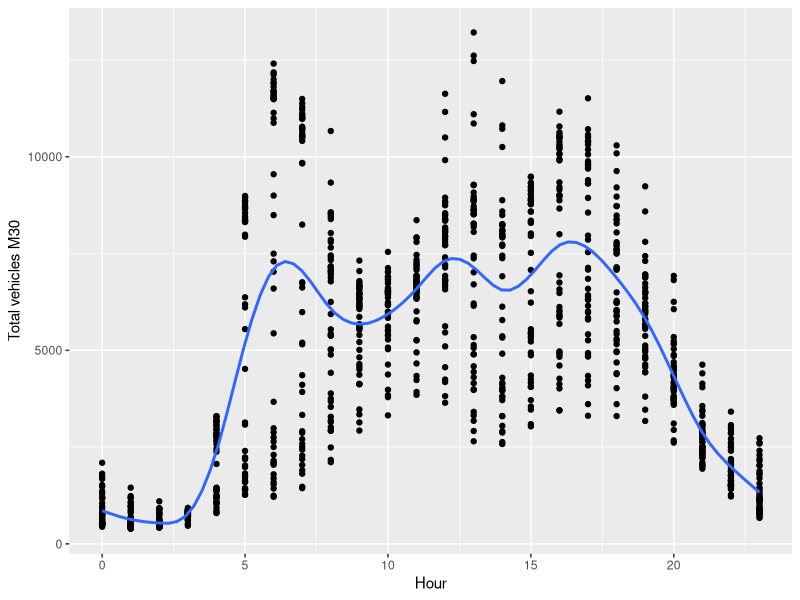
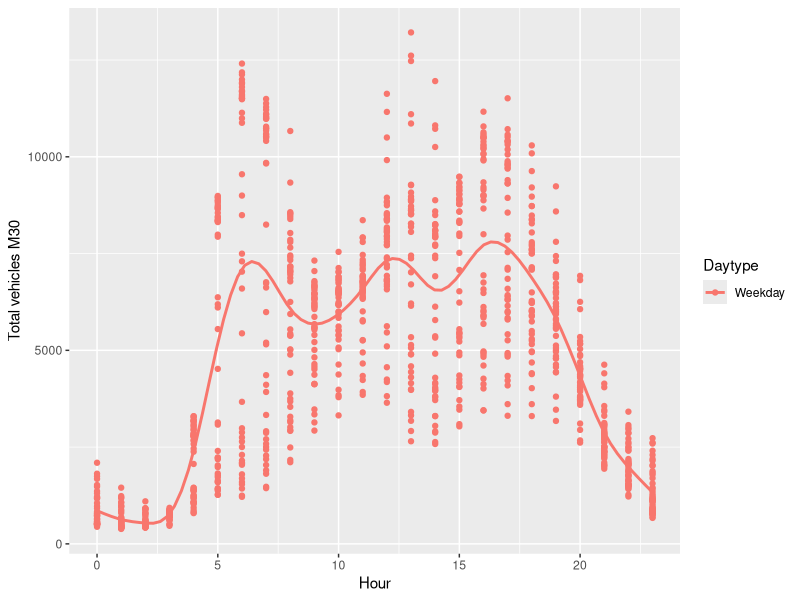

Source code (R) for these figures, in order:
#Traffic data M30 hourly

#Clean environment
rm(list=ls())

library(readxl)
library(writexl)
library(ggplot2)

#load data
traffic_hourly <- read.csv("RT_traffic_hourly_3.csv")
weather_hourly <- read_excel("Cleaned_Weather_hourly.xlsx") 


library(dplyr)
library(tidyr)


traffic_hourly2 <- traffic_hourly %>%
  separate(Run_Date, c("RunDate","Hour"), "T")


traffic_hourly2$Hour <- substr(traffic_hourly2$Hour, start = 1, stop = 2)

traffic_hourly2$RunDate <- as.Date(traffic_hourly2$RunDate)
traffic_hourly2$Hour <- as.numeric(traffic_hourly2$Hour)

# traffic_hourly2 <- subset(traffic_hourly2, RunDate> "2019-03-27")



#Week day or weekend day
traffic_hourly2$day <- weekdays.Date(traffic_hourly2$RunDate, abbr = TRUE)
traffic_hourly2$Daytype <- ifelse(traffic_hourly2$day=="za" | traffic_hourly2$day=="zo",
                                  traffic_hourly2$Daytype<- "Weekend","Weekday")


#write to excel file
write_xlsx(traffic_hourly2, "Cleaned_traffic_hourly.xlsx")

#Function multiplot

library(ggplot2)

multiplot <- function(..., plotlist=NULL, file, cols=1, layout=NULL) {
  require(grid)
  
  # Make a list from the ... arguments and plotlist
  plots <- c(list(...), plotlist)
  
  numPlots = length(plots)
  
  # If layout is NULL, then use 'cols' to determine layout
  if (is.null(layout)) {
    # Make the panel
    # ncol: Number of columns of plots
    # nrow: Number of rows needed, calculated from # of cols
    layout <- matrix(seq(1, cols * ceiling(numPlots/cols)),
                     ncol = cols, nrow = ceiling(numPlots/cols))
  }
  
  if (numPlots==1) {
    print(plots[[1]])
    
  } else {
    # Set up the page
    grid.newpage()
    pushViewport(viewport(layout = grid.layout(nrow(layout), ncol(layout))))
    
    # Make each plot, in the correct location
    for (i in 1:numPlots) {
      # Get the i,j matrix positions of the regions that contain this subplot
      matchidx <- as.data.frame(which(layout == i, arr.ind = TRUE))
      
      print(plots[[i]], vp = viewport(layout.pos.row = matchidx$row,
                                      layout.pos.col = matchidx$col))
    }
  }
}






#Analysis 
ggplot(data=traffic_hourly2, aes(x=Hour, y=Avg_Total_Veh_M30))+
  geom_point()+
  stat_smooth(method="gam",formula=y~s(x,k=20),se=FALSE)+
  ylab("Total vehicles M30")


ggplot(data=traffic_hourly2, aes(x=Hour, y=Avg_Total_Veh_M30, color=Daytype))+
  geom_point()+
  stat_smooth(method="gam",formula=y~s(x,k=20),se=FALSE)+
  ylab("Total vehicles M30")












